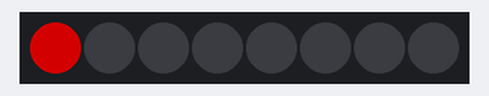
Recording of a program running on a simulated BBC micro:bit (MakeCode). Shown: 8 RGB LEDs in strip order, left to right. Dim RGB values are drawn brighter than linear.

Above: at 0.05 s.
At 0.75 s:
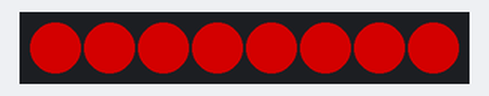
At 1.37 s:
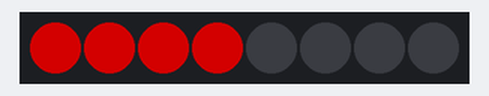
Timing chart, 0 to 40.0 s (numbered marks = the images above):
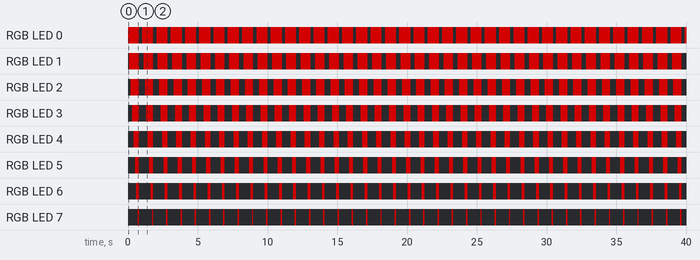

Measured:
- by itself, RGB LED 0: alternates RGB(127, 0, 0) for 0.80 s and off for 0.22 s
- by itself, RGB LED 1: alternates RGB(127, 0, 0) for 0.70 s and off for 0.32 s
- by itself, RGB LED 2: alternates RGB(127, 0, 0) for 0.60 s and off for 0.42 s
- by itself, RGB LED 3: alternates RGB(127, 0, 0) for 0.50 s and off for 0.52 s
- by itself, RGB LED 4: alternates RGB(127, 0, 0) for 0.40 s and off for 0.62 s
- by itself, RGB LED 5: alternates RGB(127, 0, 0) for 0.30 s and off for 0.72 s
- by itself, RGB LED 6: alternates RGB(127, 0, 0) for 0.20 s and off for 0.82 s
- by itself, RGB LED 7: alternates RGB(127, 0, 0) for 0.10 s and off for 0.92 s

The program:

main.ts
```typescript
let pixel = 0
let strip = neopixel.create(DigitalPin.P0, 8, NeoPixelMode.RGB)
basic.forever(function () {
    pixel = 0
    for (let index = 0; index < 8; index++) {
        strip.setPixelColor(pixel, neopixel.colors(NeoPixelColors.Red))
        strip.show()
        pixel += 1
        basic.pause(100)
    }
    strip.clear()
    strip.show()
    basic.pause(200)
})
```

test.ts
```typescript
// aquí va el archivo "tests"; esto no se compilará cuando este paquete se utilice como una extensión.
```
